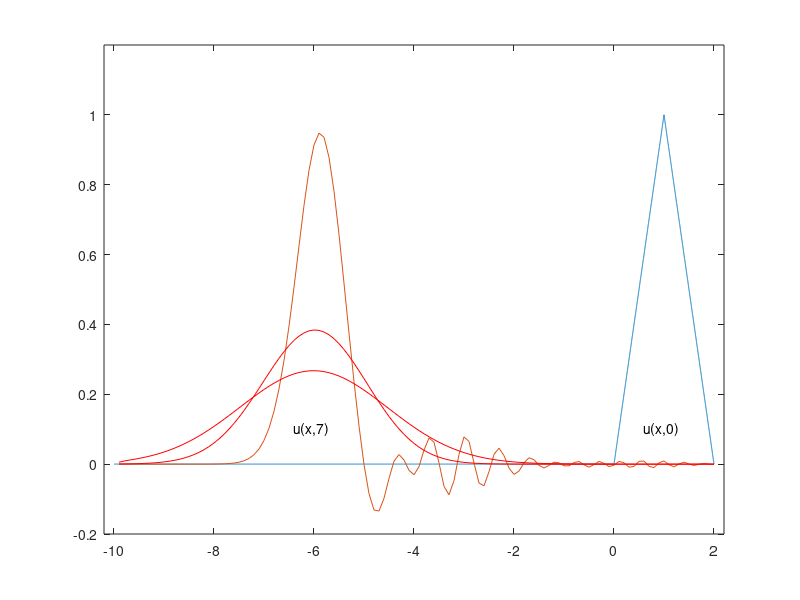

Write the MATLAB code that produced this figure.
%6.5  convdiffcode.m

%written by Yeunwoo Cho, MIT 8/4/07%%%%%%%%%%%%%%%%%%%%%%%%%%%%%%%%%%%%%%%%%%%%%
%Initial hat function%%%%%%%%%%%%%%%%%%%%%%%%%%%%%%%%%%%%%%%%%%%%%%%%%%%%%%
L=10;
dx=0.001;
dt=0.01;
c=1;
d=0.003;

x0=[-L+dx:dx:0]';
x1=[dx:dx:1]';
x2=[1+dx:dx:2]';

u0=zeros(1,length(x0));
u1=x1;
u2=2-x2;

x=[x0' x1' x2']';
n=length(x);

u=[u0 u1' u2']';
plot(x,u)
hold on
%P>1%%%%%%%%%%%%%%%%%%%%%%%%%%%%%%%%%%%%%%%%%%%%%%%%%%%%%%%%%%%%%%%%%%%%%%%
L=10;
dx=0.1;
dt=0.01;
c=1;
d=0.003;

x0=[-L+dx:dx:0]';
x1=[dx:dx:1]';
x2=[1+dx:dx:2]';

u0=zeros(1,length(x0));
u1=x1;
u2=2-x2;

x=[x0' x1' x2']';
n=length(x);

u=[u0 u1' u2']';

r=c*dt/dx;
R=d*(dt/(dx^2));
P=r/(2*R)

A_cde=sparse(diag((R+0.5*r)*ones(n-1,1),1)+...
             diag((1-2*R)*ones(n,1))+...
             diag((R-0.5*r)*ones(n-1,1),-1));
for t=dt:dt:7
    u=A_cde*u;
    if fix(t)==7;
        plot(x,u)
        axis([-10 2 -0.5 1.5]);
    end
end
%P<1%%%%%%%%%%%%%%%%%%%%%%%%%%%%%%%%%%%%%%%%%%%%%%%%%%%%%%%%%%%%%%%%%%%%%%%
L=10;
dx=0.1;
dt=0.01;
c=1;
d=0.07;

x0=[-L+dx:dx:0]';
x1=[dx:dx:1]';
x2=[1+dx:dx:2]';

u0=zeros(1,length(x0));
u1=x1;
u2=2-x2;

x=[x0' x1' x2']';
n=length(x);

u=[u0 u1' u2']';

r=c*dt/dx;
R=d*(dt/(dx^2));
P=r/(2*R)

A_cde=sparse(diag((R+0.5*r)*ones(n-1,1),1)+...
             diag((1-2*R)*ones(n,1))+...
             diag((R-0.5*r)*ones(n-1,1),-1));
for t=dt:dt:7
    u=A_cde*u;
    if fix(t)==7;
        plot(x,u,'r')
        axis([-10 2 -0.5 1.5]);
    end
end
%R+2r<1%%%%%%%%%%%%%%%%%%%%%%%%%%%%%%%%%%%%%%%%%%%%%%%%%%%%%%%%%%%%%%%%%%%%
L=10;
dx=0.1;
dt=0.01;
c=1;
d=0.1;

x0=[-L+dx:dx:0]';
x1=[dx:dx:1]';
x2=[1+dx:dx:2]';

u0=zeros(1,length(x0));
u1=x1;
u2=2-x2;

x=[x0' x1' x2']';
n=length(x);

u=[u0 u1' u2']';

r=c*dt/dx;
R=d*(dt/(dx^2));
r+2*R

A_cde=sparse(diag((R+r)*ones(n-1,1),1)+...
             diag((1-r-2*R)*ones(n,1))+...
             diag((R)*ones(n-1,1),-1));
for t=dt:dt:7
    u=A_cde*u;
    if fix(t)==7;
        plot(x,u,'r')
        axis([-10.2 2.2 -0.2 1.2]);
    end
end
text(-6.4, 0.1,sprintf('u(x,7)','fontsize',14,'bold'))
text(0.6,0.1,sprintf('u(x,0)','fontsize',14,'bold'))
hold off
%%%%%%%%%%%%%%%%%%%%%%%%%%%%%%%%%%%%%%%%%%%%%%%%%%%%%%%%%%%%%%%%%%%%%%%%%%%
